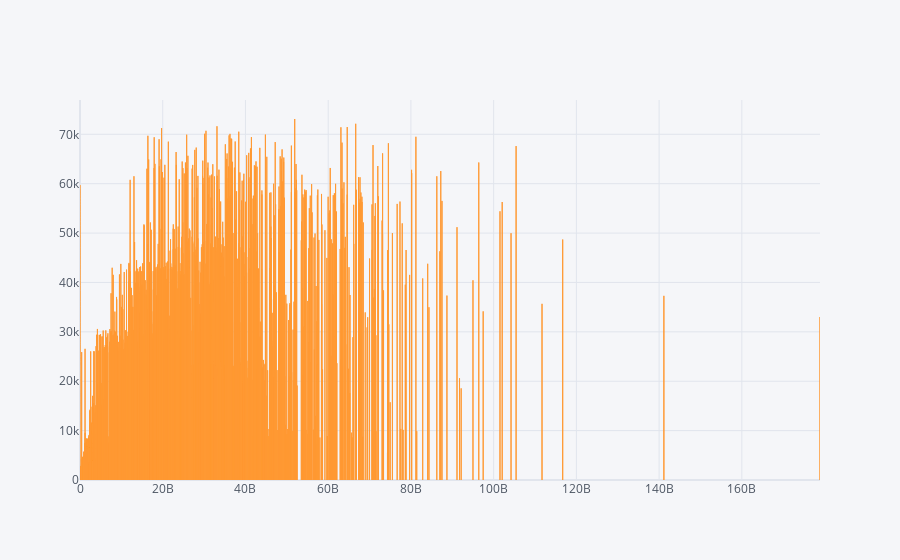

This figure's notebook cell:
### Code cell
data.iplot(kind='bar',x='volume' ,y='price')

### Figure 1 — Plotly figure (JSON) as saved in the notebook; plotly's stock layout.template omitted (floating-point values rounded to 4 significant figures; data arrays with more than 128 entries replaced by an {"elided": "..."} marker saying what was removed)
{"data": [{"marker": {"color": "rgba(255, 153, 51, 0.6)", "line": {"color": "rgba(255, 153, 51, 1.0)", "width": 1}}, "name": "price", "orientation": "v", "text": "", "type": "bar", "x": {"elided": "4032 float values"}, "y": {"elided": "4032 float values"}}], "layout": {"autosize": true, "legend": {"bgcolor": "#F5F6F9", "font": {"color": "#4D5663"}}, "paper_bgcolor": "#F5F6F9", "plot_bgcolor": "#F5F6F9", "title": {"font": {"color": "#4D5663"}}, "xaxis": {"autorange": true, "gridcolor": "#E1E5ED", "range": [-2309.0, 178900000000.0], "showgrid": true, "tickfont": {"color": "#4D5663"}, "title": {"font": {"color": "#4D5663"}, "text": ""}, "type": "linear", "zerolinecolor": "#E1E5ED"}, "yaxis": {"autorange": true, "gridcolor": "#E1E5ED", "range": [0, 76950.0], "showgrid": true, "tickfont": {"color": "#4D5663"}, "title": {"font": {"color": "#4D5663"}, "text": ""}, "type": "linear", "zerolinecolor": "#E1E5ED"}}}
